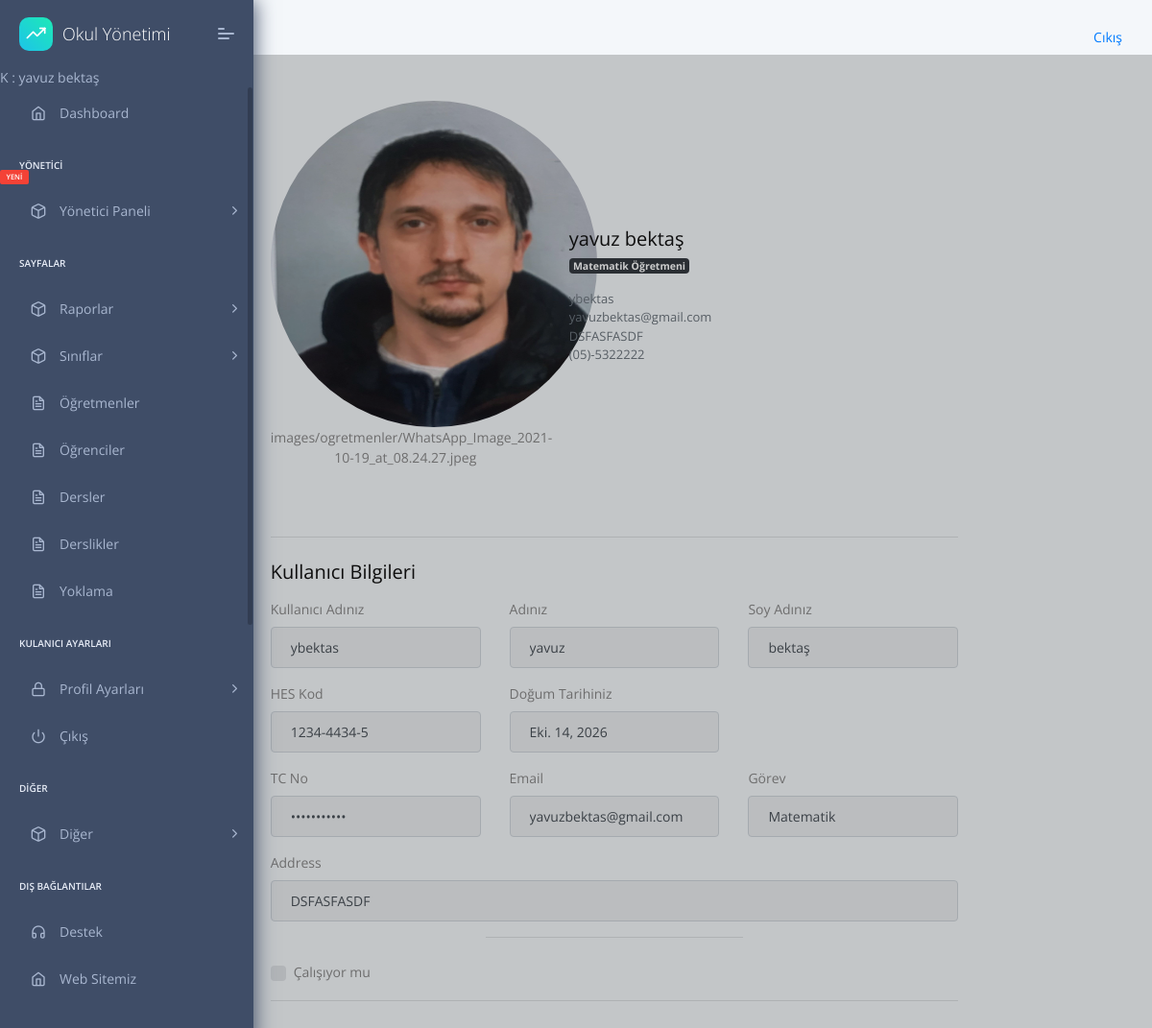
Screenshot of /view/5 (signed in) with the database file from the repository.
### apps/home/models.py (models this page shows, shortened)
class Profil(models.Model):
    user=models.OneToOneField(User,on_delete=models.CASCADE,related_name="user")
    TC=models.CharField(max_length=11,unique=True,validators=[validateEven],blank=True,null=True)# regex eklenecek, validasyon yapilacak
    image=models.ImageField(upload_to="images/ogretmenler/",blank=True,null=True,default='images/person.png')
    job=models.ForeignKey(JobsTable,on_delete=models.CASCADE,unique=False,blank=True,null=True)
    phone=models.CharField(validators=[validatePhone], max_length=17, blank=True,default="05",null=True,unique=False) # regex eklenecek, validasyon yapilacak
    adress=models.TextField(max_length=100,unique=False,blank=True,null=True)
    isWorking=models.BooleanField(default=True,unique=False,blank=True,null=True)
    HESCode=models.CharField(max_length=12,unique=True,validators=[validateHesCode],blank=True,null=True)
    birthdate=models.DateField(("Doğum Tarihiniz"), auto_now=False, auto_now_add=False,unique=False,blank=True,null=True)
    sexualChoice=(('Kız','Kız'),
              ('Erkek','Erkek'),
              ('Diger','Diğer'),
    )
    gender=CharField(max_length=10 ,choices=sexualChoice,unique=False,blank=True,null=True)

class JobsTable(models.Model):
    name=models.CharField(max_length=50,default="",)

### apps/home/views.py (the view)
# urls.py: path('view/<int:pk>', views.profilView, name='users-view'),
@login_required(login_url="/login/")
def profilView(request,pk=None):
    detail = Profil.objects.get(id=pk)
    context={
        'detail':detail,
        'media_url':settings.MEDIA_URL
        }
    return render(request, "home/profilView.html", context)

### apps/templates/home/profilView.html (shortened to what this page needs)
{% extends "layouts/base.html" %}
{% block content %}
<div class="container">
    <div class="row justify-content-center">
        <div class="col-12 col-lg-10 col-xl-8 mx-auto">
            <div class="my-4">
                <form method="POST">
                    <div class="row mt-5 align-items-center">
                        <div class="col-md-5 text-center mb-5">
                            <div class="avatar avatar-xl">
                                <img src="{{detail.image.url}}" alt="..." class="avatar-img rounded-circle" width="340" height="340"/>
                                {{detail.image}}
                            </div>
                        </div>
                        <div class="col">
                            <div class="row align-items-center">
                                <div class="col-md-7">
                                    <h4 class="mb-1">{{detail.user.first_name}} {{detail.user.last_name}}</h4>
                                    <p class="medium mb-3"><span class="badge badge-dark">{{detail.job.name}}</span></p>
                                </div>
                            </div>
                            <div class="row mb-4">
                                <div class="col">
                                    <p class="small mb-0 text-muted">{{detail.user.username}}</p>
                                    <p class="small mb-0 text-muted">{{detail.user.email}}</p>
                                    <p class="small mb-0 text-muted">{{detail.adress}}</p>
                                    <p class="small mb-0 text-muted">{{detail.phone}}</p>
                                </div>
                            </div>
                        </div>
                    </div>
                    <hr class="my-4" />
                    <div class="row">
                        <div class="col-md-12 order-md-1">
                          <h4 class="mb-3">Kullanıcı Bilgileri   </h4>
                          <form class="needs-validation" novalidate="" action="POST">
                            <div class="row">
                                <div class="col-md-4 mb-3">
                                    <label for="username">Kullanıcı Adınız</label>
                                    <div class="input-group">
                                      <input readonly type="text" class="form-control" id="username" placeholder="Username" required="" value={{detail.user.username}}>
                                    </div>
                                  </div>
                                <div class="col-md-4 mb-3">
                                <label for="firstName">Adınız</label>
                                <input readonly type="text" class="form-control" id="firstName" placeholder="" value="{{detail.user.first_name}}" required="">
                              </div>
                              <div class="col-md-4 mb-3">
                                <label for="lastName">Soy Adınız</label>
                                <input  readonly type="text" class="form-control" id="lastName" placeholder="" value="{{detail.user.last_name}}" required="">
                              </div>
                            </div>
                            <div class="row">
                              <div class="col-md-4 mb-3">
                                <label for="hescode">HES Kod</label>
                                <input readonly type="text" class="form-control" id="hescode" placeholder="____-____-_" value="{{detail.HESCode}}" required="">
                              </div>
                              <div class="col-md-4 mb-3">
                                <label readonly for="birthday">Doğum Tarihiniz</label>
                                <div class="input-group">
                                  <input readonly type="text" class="form-control" id="Test_DatetimeLocal" placeholder="Doğum Tarihiniz" required="" value="{{detail.birthdate}}">
                                </div>
                              </div>
                            </div>
                            <div class="row">
                                <div class="col-md-4 mb-3">
                                    <label for="TCnumber">TC No</label>
                                    <input readonly type="password" class="form-control" id="TCnumber" placeholder="___________" value="{{detail.TC}}" required="">
                                  </div>
                            <div class="col-md-4 mb-3">
                              <label for="email">Email </label>
                              <input readonly type="email" class="form-control" id="email" placeholder="you@example.com" value={{detail.user.email}}>
                            </div>
                            <div class="col-md-4  mb-3">
                              <label for="job">Görev</label>
                                <input readonly type="text" class="form-control" id="job" placeholder="" value={{detail.job.name}}>
                            </div>
                          </div>
                            <div class="mb-3">
                              <label for="address">Address</label>
                              <input readonly type="text" class="form-control" id="address" placeholder="1234 Main St" required="" value={{detail.adress}}>
                            </div>
                            <hr class="col-md-4 mb-4">
                            <div class="custom-control custom-checkbox">
                              <label class="custom-control-label" for="isWorking">Çalışıyor mu </label>
                            </div>
                            <hr class="mb-4">
                          </form>
                        </div>
                      </div>
                </form>
            </div>
        </div>
    </div>
    </div>
    {% endblock content %}

### apps/templates/layouts/base.html (shortened to what this page needs)
<!DOCTYPE html>
<html lang="tr">
<head>
    <link rel="stylesheet" href="/static/assets/fonts/fontawesome/css/fontawesome-all.min.css">
    <link rel="stylesheet" href="/static/assets/plugins/animation/css/animate.min.css">
    <link rel="stylesheet" href="/static/assets/css/style.css">
</head>
<body>
    {% include 'includes/navigation.html' %}
    {% include 'includes/sidebar.html' %}
    <div class="pcoded-main-container">
        <div class="pcoded-wrapper">
            {% block content %}{% endblock content %}
        </div>
    </div>
</body>
</html>

### apps/templates/includes/navigation.html
<nav class="navbar navbar-inverse">
  <div class="container-fluid">
    <div class="navbar-header">
      <a class="navbar-brand" href="#">WebSiteName</a>
    </div>
    <ul class="nav navbar-nav navbar-right ">
      <li><a href="{% url 'logout' %}"><span class="nav-link"></span> Cıkış</a></li>
    </ul>
  </div>
</nav>

### apps/templates/includes/sidebar.html (shortened to what this page needs)
     <nav class="pcoded-navbar">
        <div class="navbar-wrapper">
            <div class="navbar-brand header-logo">
                <a target="_blank"
                href="#"
                   class="b-brand">
                    <div class="b-bg">
                        <i class="feather icon-trending-up"></i>
                    </div>
                    <span class="b-title">Okul Yönetimi</span>
                </a>
                <a class="mobile-menu" id="mobile-collapse" href="javascript:"><span></span></a>
            </div>
            <div class="nav-item">
                <span>K :  {{user.first_name}} {{user.last_name}}</span>
            </div>
            <div class="navbar-content scroll-div">
                <ul class="nav pcoded-inner-navbar">
                    <li class="nav-item {% if 'index' in segment %} active {% endif %}">
                        <a href="/" class="nav-link "><span class="pcoded-micon"><i class="feather icon-home"></i></span><span class="pcoded-mtext">Dashboard</span></a>
                    </li>
                    {% if user.is_staff %}
                    <li class="nav-item pcoded-menu-caption">
                        <label>Yönetici<span class="pcoded-badge label label-danger">YENİ</span></label>
                    </li>
                    <li data-username="basic components Button Alert Badges breadcrumb Paggination progress Tooltip popovers Carousel Cards Collapse Tabs pills Modal Grid System Typography Extra Shadows Embeds" class="nav-item pcoded-hasmenu">
                        <a href="javascript:" class="nav-link "><span class="pcoded-micon"><i class="feather icon-box"></i></span><span class="pcoded-mtext">Yönetici Paneli</span></a>
                        </li>
                    {% endif %}
                    <li class="nav-item pcoded-menu-caption">
                        <label>Sayfalar</label>
                    </li>
                    <li data-username="basic components Button Alert Badges breadcrumb Paggination progress Tooltip popovers Carousel Cards Collapse Tabs pills Modal Grid System Typography Extra Shadows Embeds" class="nav-item pcoded-hasmenu">
                        <a href="javascript:" class="nav-link "><span class="pcoded-micon"><i class="feather icon-box"></i></span><span class="pcoded-mtext">Raporlar</span></a>
                        </li>
                        <li data-username="basic components Button Alert Badges breadcrumb Paggination progress Tooltip popovers Carousel Cards Collapse Tabs pills Modal Grid System Typography Extra Shadows Embeds" class="nav-item pcoded-hasmenu">
                        <a href="javascript:" class="nav-link"><span class="pcoded-micon"><i class="feather icon-box"></i></span><span class="pcoded-mtext">Sınıflar</span></a>
                    </li>
                    <li data-username="form elements advance componant validation masking wizard picker select"
                        class="nav-item {% if 'usr-ogretmenler' in segment %} active {% endif %}">
                        <a href="/usr-ogretmenler.html" class="nav-link "><span class="pcoded-micon"><i class="feather icon-file-text"></i></span><span class="pcoded-mtext">Öğretmenler</span></a>
                    </li>
                    <li data-username="form elements advance componant validation masking wizard picker select"
                        class="nav-item {% if 'usr-ogrenciler' in segment %} active {% endif %}">
                        <a href="/usr-ogrenciler.html" class="nav-link "><span class="pcoded-micon"><i class="feather icon-file-text"></i></span><span class="pcoded-mtext">Öğrenciler</span></a>
                    </li>
                    <li data-username="form elements advance componant validation masking wizard picker select"
                        class="nav-item {% if 'page-dersler' in segment %} active {% endif %}">
                        <a href="/page-dersler.html" class="nav-link "><span class="pcoded-micon"><i class="feather icon-file-text"></i></span><span class="pcoded-mtext">Dersler</span></a>
                    </li>
                    <li data-username="form elements advance componant validation masking wizard picker select"
                        class="nav-item {% if 'page-dersler' in segment %} active {% endif %}">
                        <a href="/page-blank.html" class="nav-link "><span class="pcoded-micon"><i class="feather icon-file-text"></i></span><span class="pcoded-mtext">Derslikler</span></a>
                    </li>
                    <li data-username="form elements advance componant validation masking wizard picker select"
                        class="nav-item {% if 'page-dersler' in segment %} active {% endif %}">
                        <a href="/page-blank.html" class="nav-link "><span class="pcoded-micon"><i class="feather icon-file-text"></i></span><span class="pcoded-mtext">Yoklama</span></a>
                    </li>
                    <li class="nav-item pcoded-menu-caption">
                        <label>Kulanıcı Ayarları</label>
                    </li>
                    <li data-username="Authentication Sign up Sign in reset password Change password Personal information profile settings map form subscribe" class="nav-item pcoded-hasmenu">
                        <a href="javascript:" class="nav-link "><span class="pcoded-micon"><i class="feather icon-lock"></i></span><span class="pcoded-mtext">Profil Ayarları</span></a>
                    </li>
                    <li data-username="Disabled Menu" class="nav-item">
                        <a href="{% url 'logout' %}" class="nav-link">
                            <span class="pcoded-micon"><i class="feather icon-power"></i></span><span class="pcoded-mtext">Çıkış</span>
                        </a>
                    </li>
                    <li class="nav-item pcoded-menu-caption">
                        <label>Diğer</label>
                    </li>
                    <li data-username="basic components Button Alert Badges breadcrumb Paggination progress Tooltip popovers Carousel Cards Collapse Tabs pills Modal Grid System Typography Extra Shadows Embeds" class="nav-item pcoded-hasmenu">
                        <a href="javascript:" class="nav-link "><span class="pcoded-micon"><i class="feather icon-box"></i></span><span class="pcoded-mtext">Diğer</span></a>
                        </li>
                    <li class="nav-item pcoded-menu-caption">
                        <label>Dış Bağlantılar</label>
                    </li>
                    <li data-username="Support Page" class="nav-item ">
                        <a target="_blank" href="http://www.iaosbnedimuysalatl.k12.tr/iletisim" class="nav-link">
                            <span class="pcoded-micon">
                                <i class="feather icon-headphones"></i>
                            </span>
                            <span class="pcoded-mtext">Destek</span>
                        </a>
                    </li>
                    <li data-username="Support Page" class="nav-item ">
                        <a target="_blank" href="http://www.iaosbnedimuysalatl.k12.tr" class="nav-link">
                            <span class="pcoded-micon">
                                <i class="feather icon-home"></i>
                            </span>
                            <span class="pcoded-mtext">Web Sitemiz</span>
                        </a>
                    </li>
                </ul>
            </div>
        </div>
    </nav>

### rows the page displays
Profil: image (picture), image "images/ogretmenler/WhatsApp_Image_2021-10-19_at_08.24.27.jpeg", user.first_name "yavuz", user.last_name "bektaş", job.name "Matematik Öğretmeni", user.username "ybektas", user.email "yavuzbektas@gmail.com", adress "DSFASFASDF", phone "(05)-5322222", HESCode "1234-4434-5", birthdate "Eki. 14, 2026"

### other values shown
{{ user.first_name }} "yavuz"
{{ user.last_name }} "bektaş"
